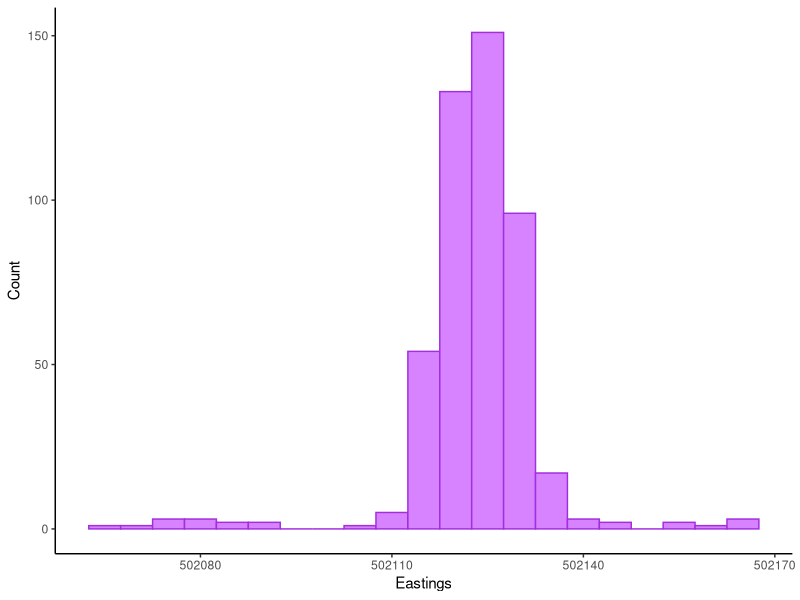
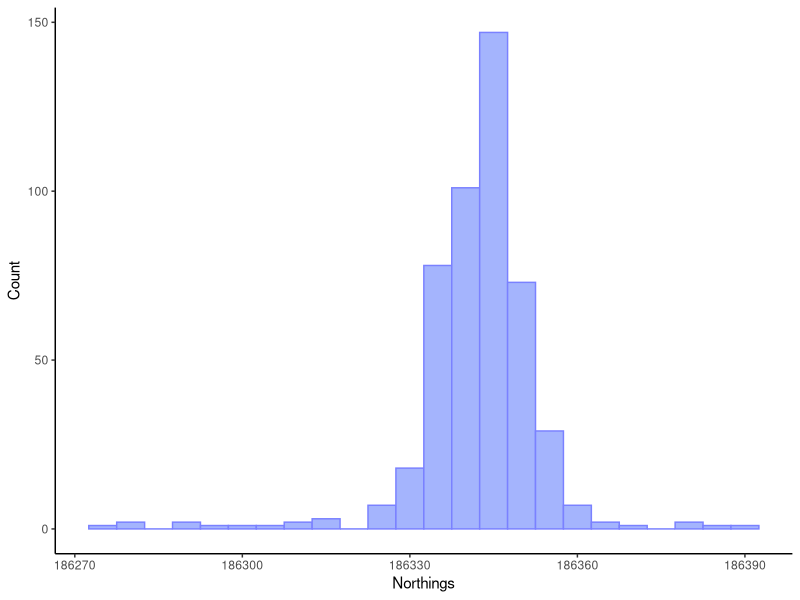
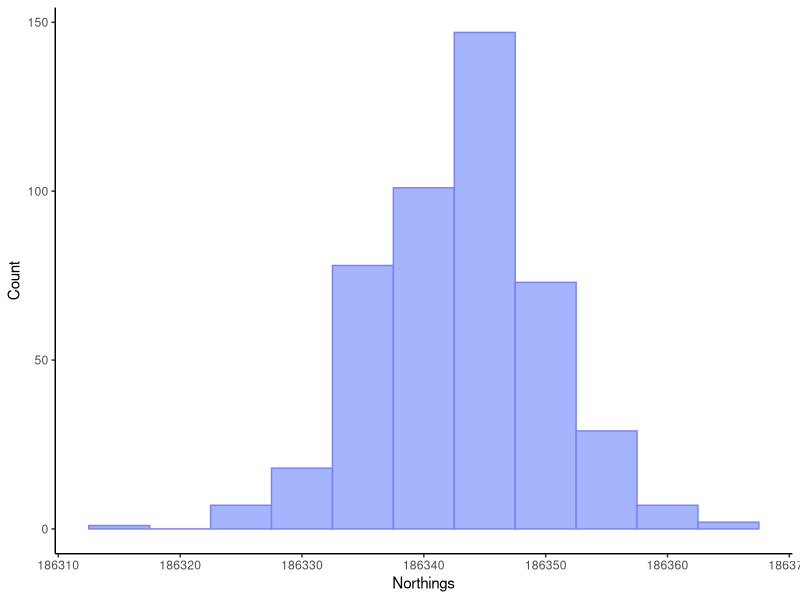
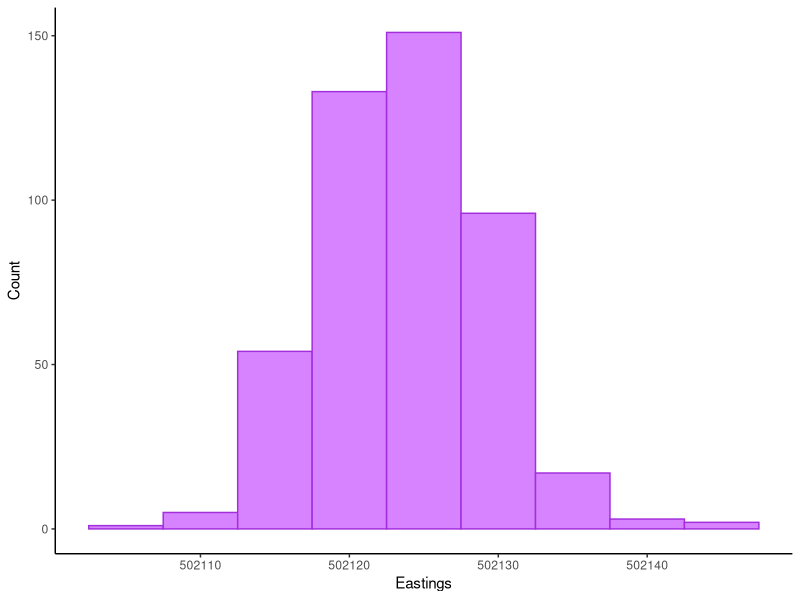
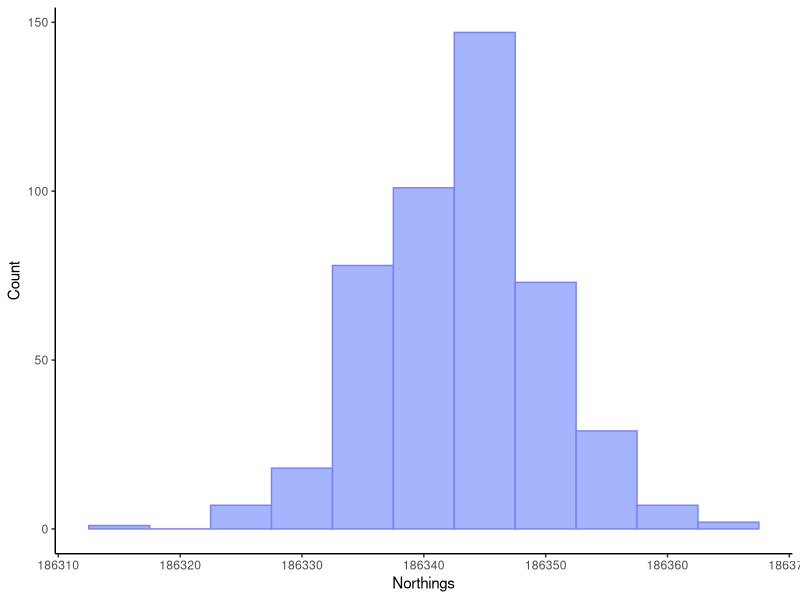
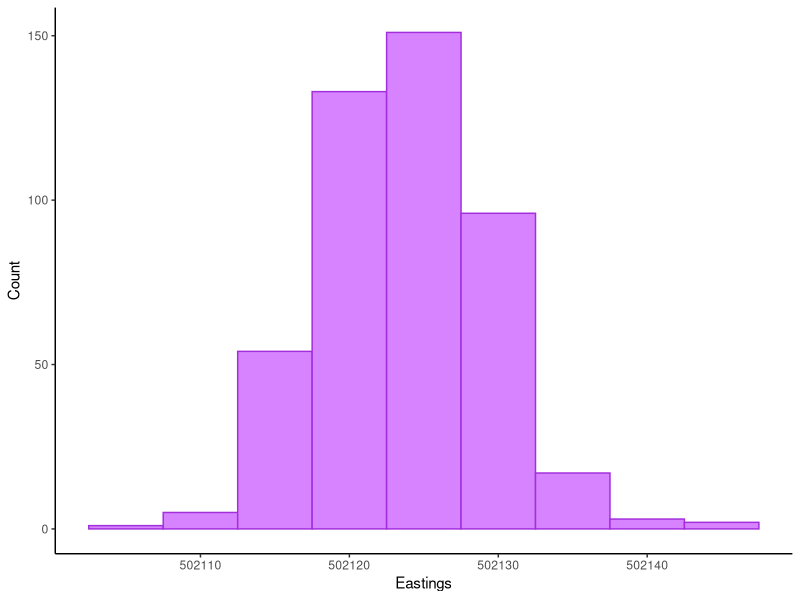

These figures' R source, in order:
# COURSEWORK 1 - ANALYTICAL AND NUMERICAL METHODS - WORKSHEET
# Author: Alessandra Cianfanelli

## Libraries----
library(tidyverse)  # for data wrangling and plotting

# checking the wd 
getwd()

## Importing the data----
my_data <- read.csv("Analytical and numerical methods/coursework 1/my_data_aanm_c1.csv")
str(my_data) #Checking for what type of variables are in the dataset 

## Splitting the datasets----

# Here i am splitting the dataset into northings and eastings - 
  # - as these are treated as independent from eachother for the purpose of this excercise 

# Northings: 
northings <- my_data %>% 
  dplyr::select(- E..m.) %>% 
  rename(Time_s = Time..s., N_m =N..m.)

# Eastings: 
eastings <- my_data %>% 
  dplyr::select(- N..m.) %>% 
  rename(Time_s = Time..s., E_m =E..m.)

## Finding initial mean and standard error----
  # NB: as we remove outliers the mean and standard error will- 
  #-change but this is the starting point

options(digits = 10)

#EAST: 
mean(eastings$E_m) # Initial mean: 502123.0578
sd(eastings$E_m) #Initial standard deviation: 9.9507
  #NB: the sd() function is computed by calculating the square root of -
    # - the variance (which is calculated using with the var function and  n-1 as the denominator) 

mean(northings$N_m) #Initial mean: 186342.2976
sd(northings$N_m) #Initial standard deviation: 10.9642

# Histogram of initial distribution----

(dist_east <- ggplot(eastings, aes(x = E_m)) + 
    geom_histogram(binwidth = 5, colour = "#A22EDC", fill = "#D783FF") + 
   theme_classic() +
    xlab("Eastings") + 
    ylab("Count"))

#ggsave(dist_east, file = "Analytical and numerical methods/coursework 1/initial_E_dist.png", height = 4, width = 6)

(dist_north <- ggplot(northings, aes(x = N_m)) +
    geom_histogram(binwidth = 5, colour = "#7A81FF", 
                   fill = "#A4B4FD") + 
    theme_classic() +
    xlab("Northings") + 
    ylab("Count"))

#ggsave(dist_north, file = "Analytical and numerical methods/coursework 1/initial_N_dist.png", height = 4, width = 6)


# They both have normal distribution, which was already known, 
  # but it is also possible to see lots of values towards the tails of the function 

## Calculating the z-score of all values and removing outliers----

# NORTH: 
north_comp <- northings %>% 
  mutate(zscore = (N_m - mean(N_m))/sd(N_m)) %>% 
  filter(zscore <= 2.5758) %>% 
  filter(zscore >= -2.5758) 

#NB: 2.5758 is the critical value for removal fora 99% confidence two-tailed test, 
  # this was found using excel (refer to spreadsheet)

# Observation count northings afrer outlier removal: 463 

(dist_north2 <- ggplot(north_comp, aes(x = N_m)) +
    geom_histogram(binwidth = 5, colour = "#7A81FF", 
                   fill = "#A4B4FD") + 
    theme_classic() +
    xlab("Northings") + 
    ylab("Count"))

ggsave(dist_north2, file = "Analytical and numerical methods/coursework 1/N_distribution_after.png", height = 4, width = 6)

# From the histogram of distribution we can see that a lot of the values -
  #- that were at the end of the tail previously have now been removed 

# EAST: 

east_comp <- eastings %>% 
  mutate(zscore = (E_m - mean(E_m))/sd(E_m)) %>% 
  filter(zscore <= 2.5758) %>% 
  filter(zscore >= -2.5758)

# Observation count eastings afrer outlier removal: 462

(dist_east2 <- ggplot(east_comp, aes(x = E_m)) +
    geom_histogram(binwidth = 5, colour = "#A22EDC", fill = "#D783FF") + 
    theme_classic() +
    xlab("Eastings") + 
    ylab("Count")) 

ggsave(dist_east2, file = "Analytical and numerical methods/coursework 1/E_distribution_after.png", height = 4, width = 6)

# Similar to above, the curve is now much more centered without
  # a lot of the noise towards the end of the tails 

## Final Summary----

options(digits = 10) #making sure I have enough decimal places (4 to reflect the original dataset)

#NORTH: 
mean(north_comp$N_m) # value: 186343.0604
sd(north_comp$N_m) #standard deviation: 6.9732 

#EAST: 
mean(east_comp$E_m) # value: 502123.7236 
sd(east_comp$E_m) #standard deviation: 5.5803
